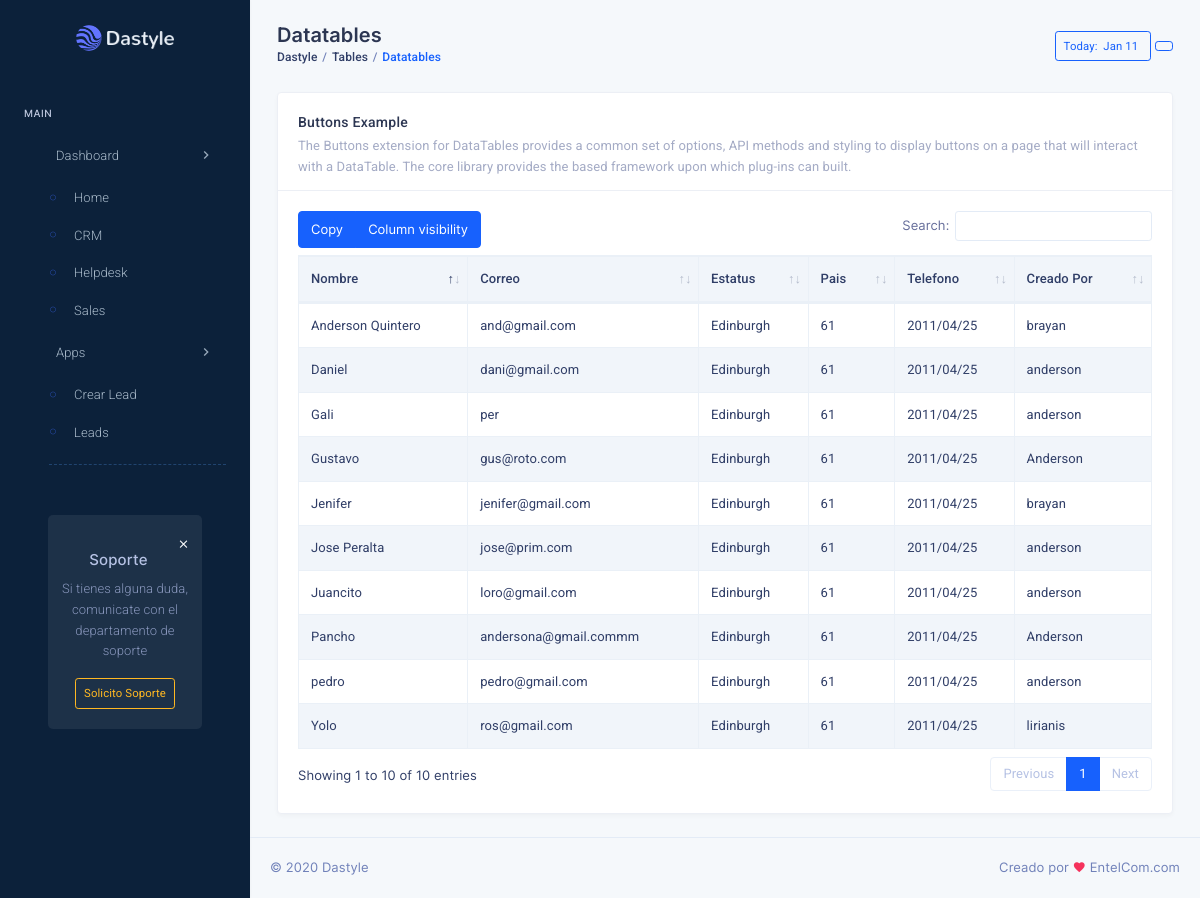
The page /lead.php on the database its author committed.
### tables this page shows
CREATE TABLE `lead` (
  `id_cliente` int(11) NOT NULL,
  `nombre` varchar(100) NOT NULL,
  `correo` varchar(100) NOT NULL,
  `telefono` varchar(30) NOT NULL,
  `pais` varchar(50) NOT NULL,
  `creador` varchar(50) NOT NULL,
  `oportunidad` varchar(20) NOT NULL,
  `web` varchar(20) NOT NULL,
  `conpania` varchar(15) NOT NULL,
  `filtro` varchar(20) NOT NULL
);

### function.php (the view, shortened to what this page needs)
<?php
    function extraccion_lead($conn){
    $extraccion_datos = "SELECT * from lead";
    $resultado_extraccion = $conn -> query($extraccion_datos);
    while($result_lead = $resultado_extraccion->fetch_assoc()){
    	echo "<tr>
                     <td><a href='gestion-lead.php?id=$result_lead[id_cliente]'>".$result_lead['nombre']."</a></td>
                     <td><a href='gestion-lead.php?id=$result_lead[id_cliente]'>".$result_lead['correo']."</a></td>
                     <td>Edinburgh</td>
                     <td>61</td>
    				 <td>2011/04/25</td>
    				 <td><a href='gestion-lead.php?id=$result_lead[id_cliente]'>".$result_lead['creador']."</a></td>
             </tr> </a>";
    	}
    }
?>

### lead.php (shortened to what this page needs)
<?php
include("function.php");
include("sql/conexion.php");
?>
<!DOCTYPE html>
<html lang="en">
    <head>
        <link href="plugins/datatables/dataTables.bootstrap4.min.css" rel="stylesheet" type="text/css" />
        <link href="plugins/datatables/buttons.bootstrap4.min.css" rel="stylesheet" type="text/css" />
        <link href="plugins/datatables/responsive.bootstrap4.min.css" rel="stylesheet" type="text/css" />
        <link href="assets/css/bootstrap.min.css" rel="stylesheet" type="text/css" />
        <link href="assets/css/jquery-ui.min.css" rel="stylesheet">
        <link href="assets/css/icons.min.css" rel="stylesheet" type="text/css" />
        <link href="assets/css/metisMenu.min.css" rel="stylesheet" type="text/css" />
        <link href="plugins/daterangepicker/daterangepicker.css" rel="stylesheet" type="text/css" />
        <link href="assets/css/app.min.css" rel="stylesheet" type="text/css" />
    </head>
    <body class="dark-sidenav">
        <div class="left-sidenav">
            <div class="brand">
                <a href="crm-index.html" class="logo">
                    <span>
                        <img src="assets/images/logo-sm.png" alt="logo-small" class="logo-sm">
                    </span>
                    <span>
                        <img src="assets/images/logo.png" alt="logo-large" class="logo-lg logo-light">
                    </span>
                </a>
            </div>
            <?php include('menu.php'); ?>
        <div class="page-wrapper">
            <div class="page-content">
                <div class="container-fluid">
                    <div class="row">
                        <div class="col-sm-12">
                            <div class="page-title-box">
                                <div class="row">
                                    <div class="col">
                                        <h4 class="page-title">Datatables</h4>
                                        <ol class="breadcrumb">
                                            <li class="breadcrumb-item"><a href="javascript:void(0);">Dastyle</a></li>
                                            <li class="breadcrumb-item"><a href="javascript:void(0);">Tables</a></li>
                                            <li class="breadcrumb-item active">Datatables</li>
                                        </ol>
                                    </div>
                                    <div class="col-auto align-self-center">
                                        <a href="#" class="btn btn-sm btn-outline-primary" id="Dash_Date">
                                            <span class="day-name" id="Day_Name">Today:</span>&nbsp;
                                            <span class="" id="Select_date">Jan 11</span>
                                        </a>
                                        <a href="#" class="btn btn-sm btn-outline-primary">
                                        </a>
                                    </div>
                                </div>
                            </div>
                        </div>
                    </div>
                    <div class="row">
                        <div class="col-12">
                            <div class="card">
                                <div class="card-header">
                                    <h4 class="card-title">Buttons example</h4>
                                    <p class="text-muted mb-0">The Buttons extension for DataTables
                                        provides a common set of options, API methods and styling to display
                                        buttons on a page that will interact with a DataTable. The core library
                                        provides the based framework upon which plug-ins can built.
                                    </p>
                                </div>
                                <div class="card-body">
                                    <table id="datatable-buttons" class="table table-striped table-bordered dt-responsive nowrap" style="border-collapse: collapse; border-spacing: 0; width: 100%;">
                                        <thead>
                                        <tr>
                                            <th>Nombre</th>
                                            <th>Correo</th>
                                            <th>Estatus</th>
                                            <th>Pais</th>
                                            <th>Telefono</th>
                                            <th>Creado Por </th>
                                        </tr>
                                        </thead>
                                        <tbody>
                                            <?php
                                            extraccion_lead($conn);
                                            ?>
                                        </tbody>
                                    </table>
                                </div>
                            </div>
                        </div>
                    </div>
                </div>
                <?php include('footer.php'); ?>
            </div>
        </div>
    </body>
</html>

### menu.php
<div class="menu-content h-100" data-simplebar>
                <ul class="metismenu left-sidenav-menu">
                    <li class="menu-label mt-0">Main</li>
                    <li>
                        <a href="javascript: void(0);"> <i data-feather="home" class="align-self-center menu-icon"></i><span>Dashboard</span><span class="menu-arrow"><i class="mdi mdi-chevron-right"></i></span></a>
                        <ul class="nav-second-level" aria-expanded="false">
                            <li class="nav-item"><a class="nav-link" href="index.php"><i class="ti-control-record"></i>Home</a></li>
                            <li class="nav-item"><a class="nav-link" href="crm-index.html"><i class="ti-control-record"></i>CRM</a></li>
                            <li class="nav-item"><a class="nav-link" href="helpdesk-index.html"><i class="ti-control-record"></i>Helpdesk</a></li>
                            <li class="nav-item"><a class="nav-link" href="sales-index.html"><i class="ti-control-record"></i>Sales</a></li>
                        </ul>
                    </li>
                    <li>
                        <a href="javascript: void(0);"><i data-feather="grid" class="align-self-center menu-icon"></i><span>Apps</span><span class="menu-arrow"><i class="mdi mdi-chevron-right"></i></span></a>
                        <ul class="nav-second-level" aria-expanded="false">
                        <li class="nav-item"><a class="nav-link" href="crear-lead.php"><i class="ti-control-record"></i>Crear Lead</a></li>
                        <li class="nav-item"><a class="nav-link" href="lead.php"><i class="ti-control-record"></i>Leads</a></li>
                    <hr class="hr-dashed hr-menu">
                      </ul>
                <div class="update-msg text-center">
                    <a href="javascript: void(0);" class="float-right close-btn text-white" data-dismiss="update-msg" aria-label="Close" aria-hidden="true">
                        <i class="mdi mdi-close"></i>
                    </a>
                    <h5 class="mt-3">Soporte</h5>
                    <p class="mb-3">Si tienes alguna duda, comunicate con el departamento de soporte</p>
                    <a href="javascript: void(0);" class="btn btn-outline-warning btn-sm">Solicito Soporte</a>
                </div>
            </div>
        </div>

### footer.php
<footer class="footer text-center text-sm-left">
                    &copy; 2020 Dastyle <span class="d-none d-sm-inline-block float-right">Creado por <i class="mdi mdi-heart text-danger"></i> EntelCom.com</span>
                </footer>

### rows shown on the page
lead: nombre "Anderson Quintero", correo "and@gmail.com", creador "brayan"
lead: nombre "Pancho", correo "andersona@gmail.commm", creador "Anderson"
lead: nombre "Gustavo", correo "gus@roto.com", creador "Anderson"
lead: nombre "Jenifer", correo "jenifer@gmail.com", creador "brayan"
lead: nombre "Yolo", correo "ros@gmail.com", creador "lirianis"
lead: nombre "pedro", correo "pedro@gmail.com", creador "anderson"
lead: nombre "Juancito", correo "loro@gmail.com", creador "anderson"
lead: nombre "Gali", correo "per", creador "anderson"
lead: nombre "Jose Peralta", correo "jose@prim.com", creador "anderson"
lead: nombre "Daniel", correo "dani@gmail.com", creador "anderson"
